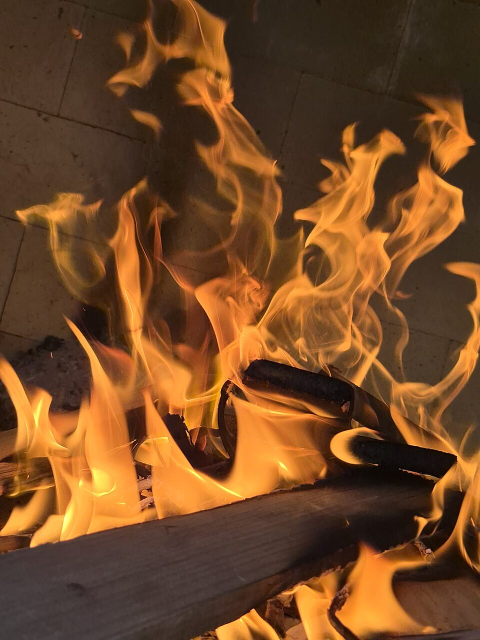
#> input picture test_images/fire1.jpg, 960 x 1280 px (shown at 1/2 size)
$ python -i frame_reader.py   (imports and definitions only)   (older library calls are emulated)
#> lines starting #> are read from the running program, lines starting #| are printed output that depends on the picture
#> further down, picture is the input picture: shape (1280, 960, 3); mean B, G, R 37, 72.4, 114.9
"""Private line-delimited RPC worker: bounded decode and pixel quality only."""
import base64
import contextlib
import io
import json
import math
import sys
from collections import OrderedDict
from pathlib import Path

ROOT=Path(__file__).resolve().parents[1]
sys.path.insert(0,str(ROOT))
MAX_PIXELS=1920*1080
# Provisional until the labelled webcam set calibrates them: measured on test_images and synthetic blur/grain/darkening.
DETAIL_WIDTH=640;DETAIL_MIN_SIDE=32;LOW_DETAIL_LAPLACIAN_VAR=50.;LOW_DETAIL_NOISE_SIGMA=3.5
# Provisional until the labelled webcam set calibrates them: measured on synthetic pans versus local motion.
MOTION_WIDTH=160;MOTION_SHIFT=.06;MOTION_RESPONSE=.1;MOTION_TILE_RESPONSE=.15;MOTION_MAX_GAP_MS=1500;MOTION_STREAMS=4;MOTION_MIN_SIDE=32;MOTION_MAX_ASPECT=4
IMMERKAER=((1,-2,1),(-2,4,-2),(1,-2,1))

def dimensions_ok(width,height):
    return min(width,height)>0 and max(width,height)<=1920 and width*height<=MAX_PIXELS

# [14 lines left out: function decode_jpeg, not called in this run]

def view_detail(frame):
    """Blur and grain measured on a fixed-width downscale (never upscaled), so thresholds do not depend on resolution."""
    import cv2
    import numpy as np
    height,width=frame.shape[:2]
#> height = 1280; width = 960
    # The downscale only ever shrinks (output <= MAX_PIXELS); a strip too thin for 16 px grain blocks is not measured.
    if min(height,width)<DETAIL_MIN_SIDE:raise ValueError('view_too_small')
    gray=cv2.cvtColor(frame,cv2.COLOR_BGR2GRAY)
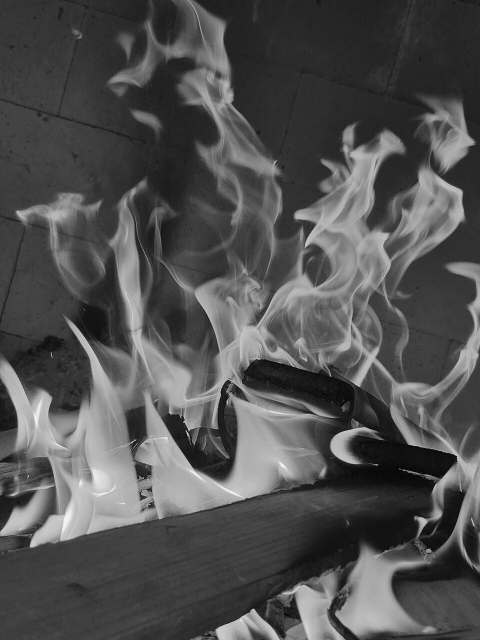
#> gray: shape (1280, 960) (shown at 1/2 size); min 1, max 248, mean 81.1
    if width>DETAIL_WIDTH:gray=cv2.resize(gray,(DETAIL_WIDTH,max(1,round(height*DETAIL_WIDTH/width))),interpolation=cv2.INTER_AREA)
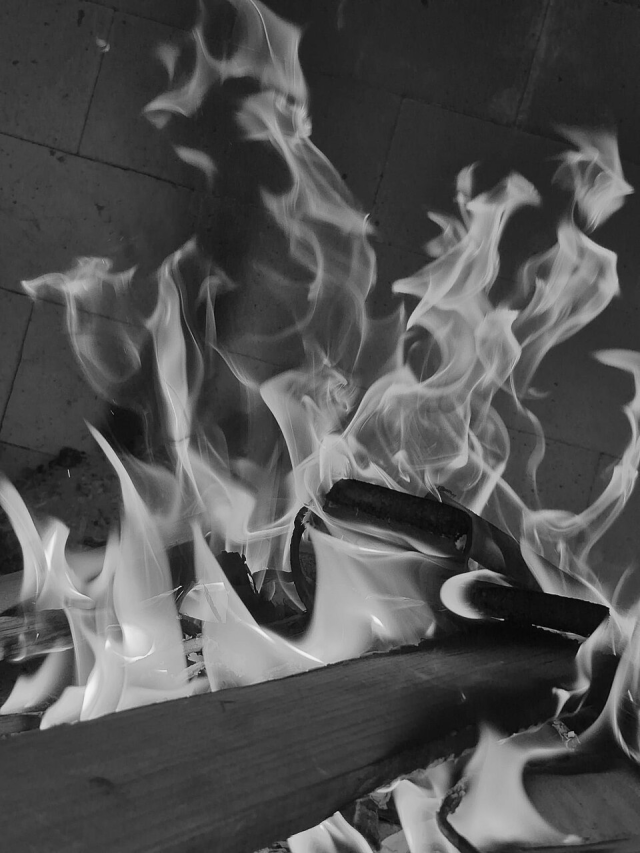
#> gray: shape (853, 640); min 4, max 245, mean 81.1
    # Grain inflates Laplacian variance; a 3x3 median removes pixel grain but keeps edges, so grain cannot hide blur.
    laplacian=float(cv2.Laplacian(cv2.medianBlur(gray,3),cv2.CV_64F).var())
#> laplacian = 109.4
    # Immerkaer: the kernel cancels smooth structure and sqrt(pi/2)/6*mean|response| estimates noise sigma (interior pixels).
    response=np.abs(cv2.filter2D(gray.astype(np.float64),-1,np.array(IMMERKAER,dtype=np.float64)))[1:-1,1:-1]*(math.sqrt(math.pi/2)/6)
    rows,cols=response.shape[0]//16,response.shape[1]//16
#> rows = 53; cols = 39
    if not rows or not cols:raise ValueError('view_too_small')
    # Texture raises the response too, but grain covers every block: the flattest tenth of 16 px blocks measures grain.
    blocks=response[:rows*16,:cols*16].reshape(rows,16,cols,16).mean(axis=(1,3))
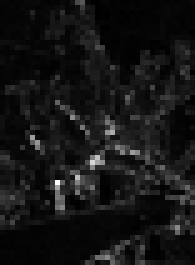
#> blocks: shape (53, 39) float64 (shown 5 times larger); min 0.196, max 10, mean 1.02; drawn with min black and max white
    noise=float(np.percentile(blocks,10))
#> noise = 0.359
    return {'detail_laplacian_var':laplacian,'noise_sigma':noise,'noise_sigma_global':float(response.mean()),
        'low_detail':laplacian<LOW_DETAIL_LAPLACIAN_VAR or noise>LOW_DETAIL_NOISE_SIGMA}

# [20 lines left out: function global_shift, not called in this run]

class MotionTracker:
    """Previous small grey frame per stream (session or job id), bounded to the most recent streams."""
    def __init__(self):self.streams=OrderedDict()
    # [19 lines left out: function update, not called in this run]

class VideoReader:
    # [26 lines left out: functions __init__, next, not called in this run]
    def close(self):self.cap.release()

# [35 lines left out: function main, not called in this run]
# [1 line not run here, left out]

>>> import cv2
>>> picture = cv2.imread('../test_images/fire1.jpg')
>>> result = view_detail(picture)
#> result = {'detail_laplacian_var': 109.4, 'noise_sigma': 0.359, 'noise_sigma_global': 1.01, 'low_detail': False}

$ run again, on test_images/neg1.jpg
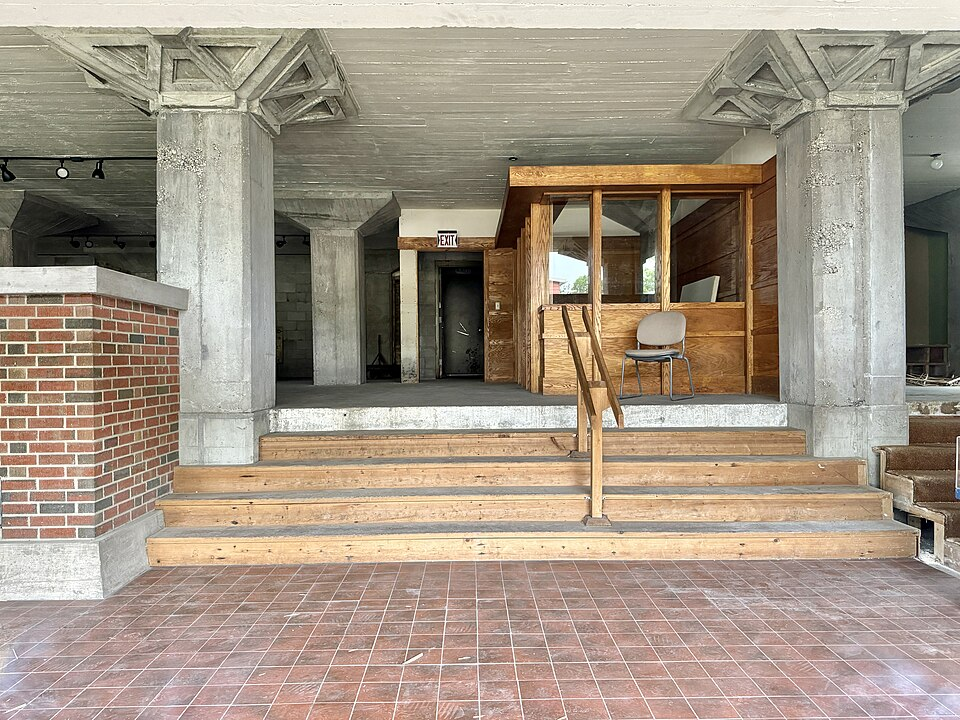
#> input picture test_images/neg1.jpg, 960 x 720 px
#> picture is the input picture: shape (720, 960, 3); mean B, G, R 133.2, 148.9, 162.7
#> in view_detail, `gray=cv2.cvtColor(frame,cv2.COLOR_BGR2GRAY)`:
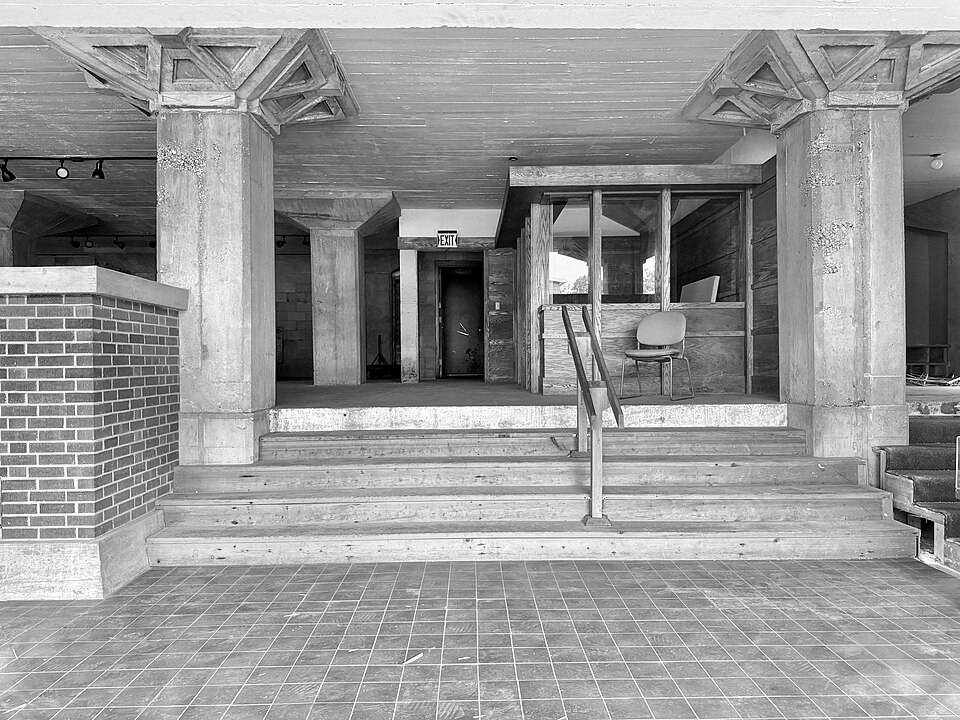
#> gray: shape (720, 960); min 0, max 255, mean 151.3
#> laplacian = 536.3
#> in view_detail, `blocks=response[:rows*16,:cols*16].reshape(rows,16,cols,16).mean(axis=..`:
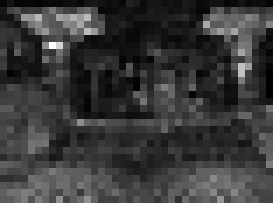
#> blocks: shape (29, 39) float64 (shown 7 times larger); min 0.449, max 21.45, mean 5.2; drawn with min black and max white
#> noise = 1.9
#> result = {'detail_laplacian_var': 536.3, 'noise_sigma': 1.9, 'noise_sigma_global': 5.23, 'low_detail': False}
